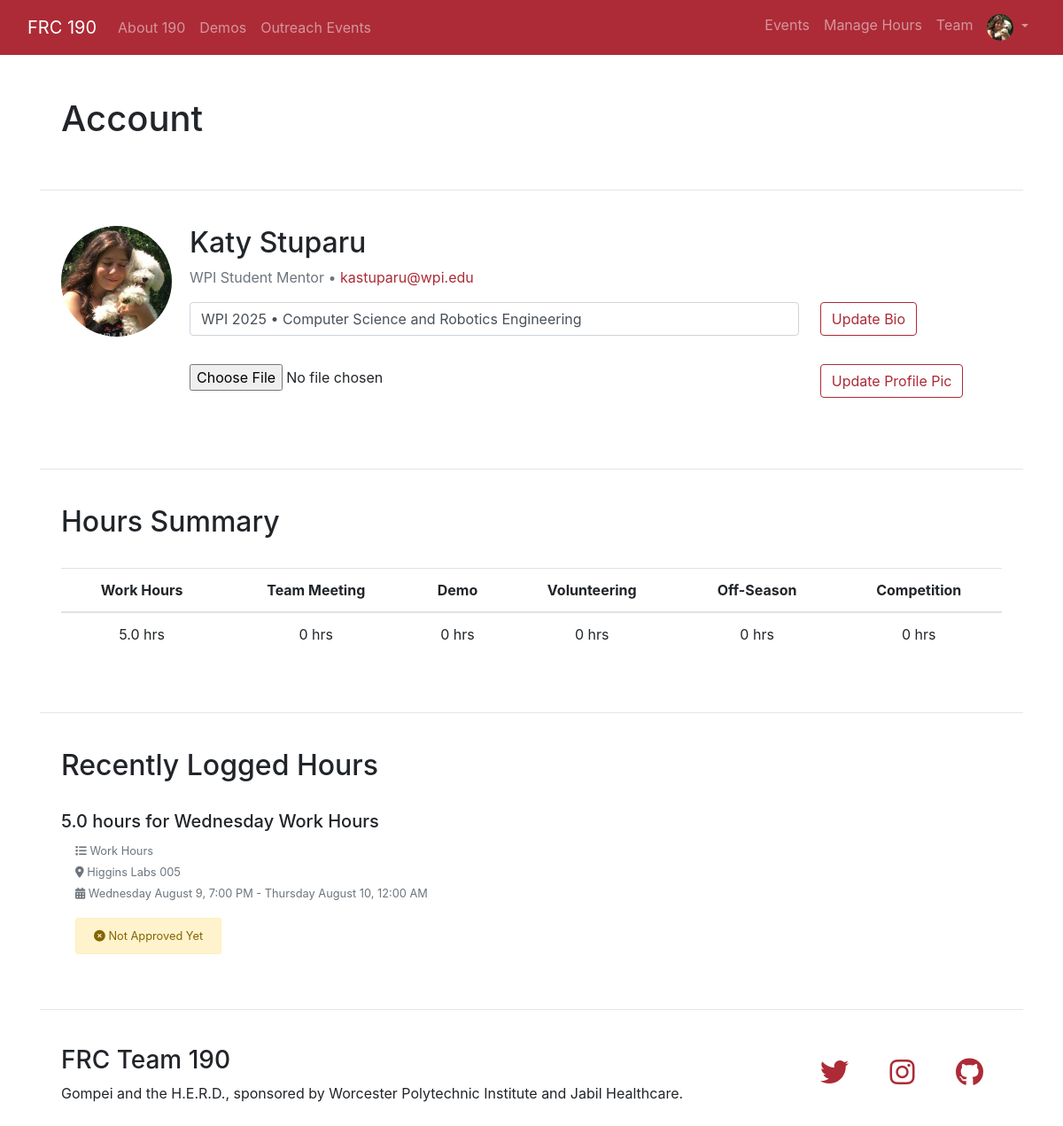
Page /account (signed in) on the committed database.
### website/models.py (models this page shows, shortened)
class User(db.Model, UserMixin):
    id = db.Column(db.Integer, primary_key=True)
    email = db.Column(db.String(120), unique=True, nullable=False)
    password = db.Column(db.String(60), nullable=False)
    first_name = db.Column(db.String(20), nullable=False)
    last_name = db.Column(db.String(20), nullable=False)
    position = db.Column(db.String(20), nullable=False)
    bio = db.Column(db.String(150), nullable=True)
    profile_pic_filename = db.Column(db.String(20), nullable=False)
    admin = db.Column(db.Boolean, nullable=False)
    hours = db.relationship('Hours', backref='user')
    def interesting_hours(self):
        one_week_ago = datetime.now() - timedelta(days=7)
        interesting_hours = []
        for hours in self.hours:
            start_date = datetime.fromtimestamp(hours.event.start_date)
            if not hours.approved:
                interesting_hours.append(hours)
            elif start_date > one_week_ago:
                interesting_hours.append(hours)
        interesting_hours.sort(key=lambda x: x.event.start_date, reverse=True)
        return interesting_hours
    def hours_summary(self):
        hours_summary_dict = {category: 0 for category in settings['event_categories']}
        if self.hours:
            one_year_ago = datetime.now() - timedelta(days=365)
            for hours in self.hours:
                start_date = datetime.fromtimestamp(hours.event.start_date)
                if start_date > one_year_ago:
                    hours_summary_dict[hours.event.category] += hours.duration
        return hours_summary_dict

class Hours(db.Model):
    id = db.Column(db.Integer, primary_key=True)
    duration = db.Column(db.Float, nullable=False)
    approved = db.Column(db.Boolean, nullable=False)
    user_id = db.Column(db.Integer, db.ForeignKey('user.id'), nullable=False)
    event_id = db.Column(db.Integer, db.ForeignKey('event.id'), nullable=False)

class Event(db.Model):
    id = db.Column(db.Integer, primary_key=True)
    start_date = db.Column(db.Integer, nullable=False)
    end_date = db.Column(db.Integer, nullable=False)
    title = db.Column(db.String(50), nullable=False)
    category = db.Column(db.String(25), nullable=False)
    location = db.Column(db.String(50), nullable=False)
    details = db.Column(db.String(500), nullable=True)
    sign_up_link = db.Column(db.String(200), nullable=True)
    planned_attendees = db.relationship('User', secondary='user_event', backref='event')
    hours = db.relationship('Hours', backref='event', cascade='all,delete')

### website/users/routes.py (the view)
@users.route('/account', methods=['GET', 'POST'])
@login_required
def account():
    bio_form = UpdateBioForm()
    pfp_form = UpdateProfilePictureForm()
    if pfp_form.validate_on_submit() and pfp_form.picture.data:
        picture_filename = save_profile_picture(pfp_form.picture.data)
        current_user.profile_pic_filename = picture_filename
        db.session.commit()
        flash("Your profile picture has been updated.", 'success')
        return redirect(url_for('users.account'))
    if bio_form.validate_on_submit() and bio_form.bio.data != current_user.bio:
        current_user.bio = bio_form.bio.data
        db.session.commit()
        flash("Your bio has been updated.", 'success')
        return redirect(url_for('users.account'))
    bio_form.bio.data = current_user.bio
    hours_types = settings['event_categories']
    hours_summary = current_user.hours_summary()
    interesting_hours = current_user.interesting_hours()
    return render_template('account.html', title="Account", bio_form=bio_form, pfp_form=pfp_form,
                           hours_types=hours_types, hours_summary=hours_summary, interesting_hours=interesting_hours)

### website/users/forms.py
class UpdateBioForm(FlaskForm):
    bio = StringField("Bio", description="Write your bio here", validators=[Length(max=150)])
    submit = SubmitField("Update Bio")

class UpdateProfilePictureForm(FlaskForm):
    picture = FileField("Profile Picture", validators=[FileAllowed(['jpg', 'png'])])
    submit = SubmitField("Update Profile Pic")

### website/main/routes.py (called while the page is built)
@app.template_filter()
def format_datetimes(start, end):
    start_datetime = datetime.fromtimestamp(start)
    end_datetime = datetime.fromtimestamp(end)
    current_year = datetime.now().year == end_datetime.year
    date_str = ''
    start_datetime_format = '%A %B %-d, ' + ('%Y, ' if not current_year else '') + '%-I:%M %p'
    date_str += start_datetime.strftime(start_datetime_format) + ' - '
    end_datetime_format = '%-I:%M %p'
    if start_datetime.date() != end_datetime.date():
        end_datetime_format = '%A %B %-d, ' + ('%Y, ' if not current_year else '') + '%-I:%M %p'
    date_str += end_datetime.strftime(end_datetime_format)
    return date_str

### website/models.py (called while the page is built)
@login_manager.user_loader
def load_user(user_id):
    return User.query.get(int(user_id))

### website/templates/account.html (shortened to what this page needs)
{% extends 'base.html' %}
{% block content %}
    <div class="container mb-4 p-4">
        <div class="media">
            <img class="rounded-circle account-img" alt="profile picture"
                 src="{{ url_for('static', filename='profile_pics/' + current_user.profile_pic_filename) }}">
            <div class="media-body">
                <h2>{{ current_user.first_name }} {{ current_user.last_name }}</h2>
                <p class="text-muted">
                    {{ current_user.position }} • <a href="mailto:{{ current_user.email }}">{{ current_user.email }}</a>
                </p>
                <form method="POST" action="">
                    <div class="form-group w-75 float-left">
                        {% if bio_form.bio.errors %}
                            {{ bio_form.bio(placeholder=bio_form.bio.description, columns=150,
                            class="form-control is-invalid") }}
                            <div class="invalid-feedback">
                                {% for error in bio_form.bio.errors %}
                                    <span class="text-danger">{{ error }}</span>
                                {% endfor %}
                            </div>
                        {% else %}
                            {{ bio_form.bio(placeholder=bio_form.bio.description, columns=150,
                            class="form-control") }}
                        {% endif %}
                    </div>
                    <fieldset class="form-group ml-4 float-left">
                        <div class="form-group">
                            {{ bio_form.submit(class="btn btn-outline-primary") }}
                        </div>
                    </fieldset>
                </form>
                <form method="POST" action="" enctype="multipart/form-data">
                    <div class="form-group w-75 float-left">
                        {{ pfp_form.picture(class="form-control-file") }}
                    </div>
                    <fieldset class="form-group ml-4 float-left">
                        <div class="form-group">
                            {{ pfp_form.submit(class="btn btn-outline-primary") }}
                        </div>
                    </fieldset>
                </form>
            </div>
        </div>
    </div>
    <hr>
    <div class="container mb-4 p-4">
        <h2>Hours Summary</h2>
        <br>
        <table class="table text-center">
            <thead>
                <tr>
                    {% for hours_type in hours_types %}
                        <th scope="col">{{ hours_type }}</th>
                    {% endfor %}
                </tr>
            </thead>
            <tbody>
                <tr>
                    {% for hours_type in hours_summary.keys() %}
                        <td>{{ hours_summary[hours_type] }} hrs</td>
                    {% endfor %}
                </tr>
            </tbody>
        </table>
    </div>
    <hr>
    <div class="container mb-4 p-4">
        <h2>Recently Logged Hours</h2>
        <br>
        {% if interesting_hours %}
            {% for hours in interesting_hours %}
                <h5>{{ hours.duration }} hours for {{ hours.event.title }}</h5>
                <small class="text-muted m-3"><i class="fa-solid fa-list"></i> {{ hours.event.category }}</small><br>
                <small class="text-muted m-3"><i class="fa-solid fa-location-dot"></i> {{ hours.event.location }}</small><br>
                <small class="text-muted m-3">
                    <i class="fa-solid fa-calendar-days"></i> {{ hours.event.start_date|format_datetimes(hours.event.end_date) }}
                </small><br>
                <br>
                {% if hours.approved %}
                    <small class="alert alert-success m-3">
                        <i class="fa-solid fa-circle-check"></i> Approved
                    </small>
                {% else %}
                    <small class="alert alert-warning m-3">
                        <i class="fa-solid fa-circle-xmark"></i> Not Approved Yet
                    </small>
                {% endif %}
                <br><br>
            {% endfor %}
        {% else %}
            <p class="text-muted">No recently logged hours</p>
        {% endif %}
    </div>
{% endblock %}

### website/templates/base.html (shortened to what this page needs)
<!doctype html>
<html lang="en">
<head>
    <link rel="stylesheet" type="text/css" href="{{ url_for('static', filename='bootstrap/css/bootstrap.css') }}">
    <link rel="stylesheet" type="text/css" href="{{ url_for('static', filename='css/main.css') }}">
</head>
<body>
<div class="mb-4">
    <nav class="navbar navbar-expand-sm bg-primary navbar-dark">
        <div class="container-fluid">
            <a href="{{ url_for('main.home') }}" class="navbar-brand">FRC 190</a>
            <div id="navbarCollapse" class="collapse navbar-collapse">
                <ul class="nav navbar-nav mr-auto">
                    <li class="nav-item {{ 'active' if title == 'About Team 190' else '' }}">
                        <a class="nav-link" href="{{ url_for('main.about') }}">About 190</a>
                    </li>
                    <li class="nav-item {{ 'active' if title == 'Demos' else '' }}">
                        <a class="nav-link" href="{{ url_for('main.demos') }}">Demos</a>
                    </li>
                    <li class="nav-item {{ 'active' if title == 'Outreach Events' else '' }}">
                        <a class="nav-link" href="{{ url_for('main.outreach_events') }}">Outreach Events</a>
                    </li>
                </ul>
                <ul class="nav navbar-nav ml-auto">
                    {% if current_user.is_authenticated %}
                        <li class="nav-item {{ 'active' if title.split(' ')[0] == 'Events' else '' }}">
                            <a class="nav-link" href="{{ url_for('events.weekly_events') }}">Events</a>
                        </li>
                        {% if current_user.admin %}
                            <li class="nav-item {{ 'active' if title == 'Manage Hours' else '' }}">
                                <a class="nav-link" href="{{ url_for('hours.manage_hours') }}">Manage Hours</a>
                            </li>
                        {% endif %}
                        <li class="nav-item {{ 'active' if title == 'FRC 190 Students and Mentors' else '' }}">
                            <a class="nav-link" href="{{ url_for('users.team') }}">Team</a>
                        </li>
                        <li class="nav-item dropdown">
                            <a class="nav-link dropdown-toggle" data-bs-toggle="dropdown">
                                <img class="rounded-circle account-nav-img" alt="profile picture"
                                     src="{{ url_for('static', filename='profile_pics/' + current_user.profile_pic_filename) }}">
                            </a>
                        </li>
                    {% else %}
                        <li class="nav-item {{ 'active' if title == 'Log In' else '' }}">
                            <a class="nav-link" href="{{ url_for('users.login') }}">Log In</a>
                        </li>
                    {% endif %}
                </ul>
            </div>
        </div>
    </nav>
</div>
<div class="container">
    <div class="container mb-4 p-4">
        <h1>{{ title }}</h1>
    </div>
    <hr>
    {% block content %}{% endblock %}
    <hr>
    <div class="container mb-4 p-4">
        <div class="float-right">
            <a class="btn fa-2x mx-2" href="https://twitter.com/Team190" target="_blank">
                <i class="fa-brands fa-twitter"></i>
            </a>
            <a class="btn fa-2x mx-2" href="https://www.instagram.com/frc190/?hl=en" target="_blank">
                <i class="fa-brands fa-instagram"></i>
            </a>
            <a class="btn fa-2x mx-2" href="https://github.com/Team-190" target="_blank">
                <i class="fa-brands fa-github"></i>
            </a>
        </div>
        <h3>FRC Team 190</h3>
        <p>Gompei and the H.E.R.D., sponsored by Worcester Polytechnic Institute and Jabil Healthcare.</p>
    </div>
</div>
</body>
</html>

### website/static/css/main.css (style rules this page uses)
.account-img { height: 125px; width: 125px; margin-right: 20px; margin-bottom: 16px; }
.account-nav-img { height: 30px; width: 30px; }

### rows in the picture
User: profile_pic_filename (picture), first_name "Katy", last_name "Stuparu", position "WPI Student Mentor", email "kastuparu@wpi.edu", bio "WPI 2025 • Computer Science and Robotics Engineering"
Hours: duration "5.0", event "Wednesday Work Hours", event.category "Work Hours", event.location "Higgins Labs 005", event.start_date "Wednesday August 9, 7:00 PM - Thursday August 10, 12:00 AM", approved False (drawn)

### other values in the picture
{{ title }} "Account"
{{ hours_type }} "Work Hours" "Team Meeting" "Demo" "Volunteering" "Off-Season" "Competition"
{{ hours_summary[hours_type] }} "5.0" "0" "0" "0" "0" "0"
